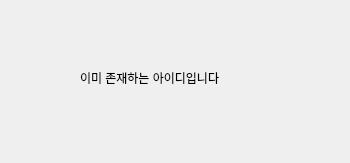
<?xml version="1.0" encoding="UTF-8"?>
<ui version="4.0">
 <class>Dialog</class>
 <widget class="QDialog" name="Dialog">
  <property name="geometry">
   <rect>
    <x>0</x>
    <y>0</y>
    <width>350</width>
    <height>163</height>
   </rect>
  </property>
  <property name="windowTitle">
   <string>Dialog</string>
  </property>
  <widget class="QLabel" name="label_4">
   <property name="geometry">
    <rect>
     <x>80</x>
     <y>70</y>
     <width>221</width>
     <height>16</height>
    </rect>
   </property>
   <property name="text">
    <string>이미 존재하는 아이디입니다</string>
   </property>
  </widget>
 </widget>
 <resources/>
 <connections/>
</ui>
